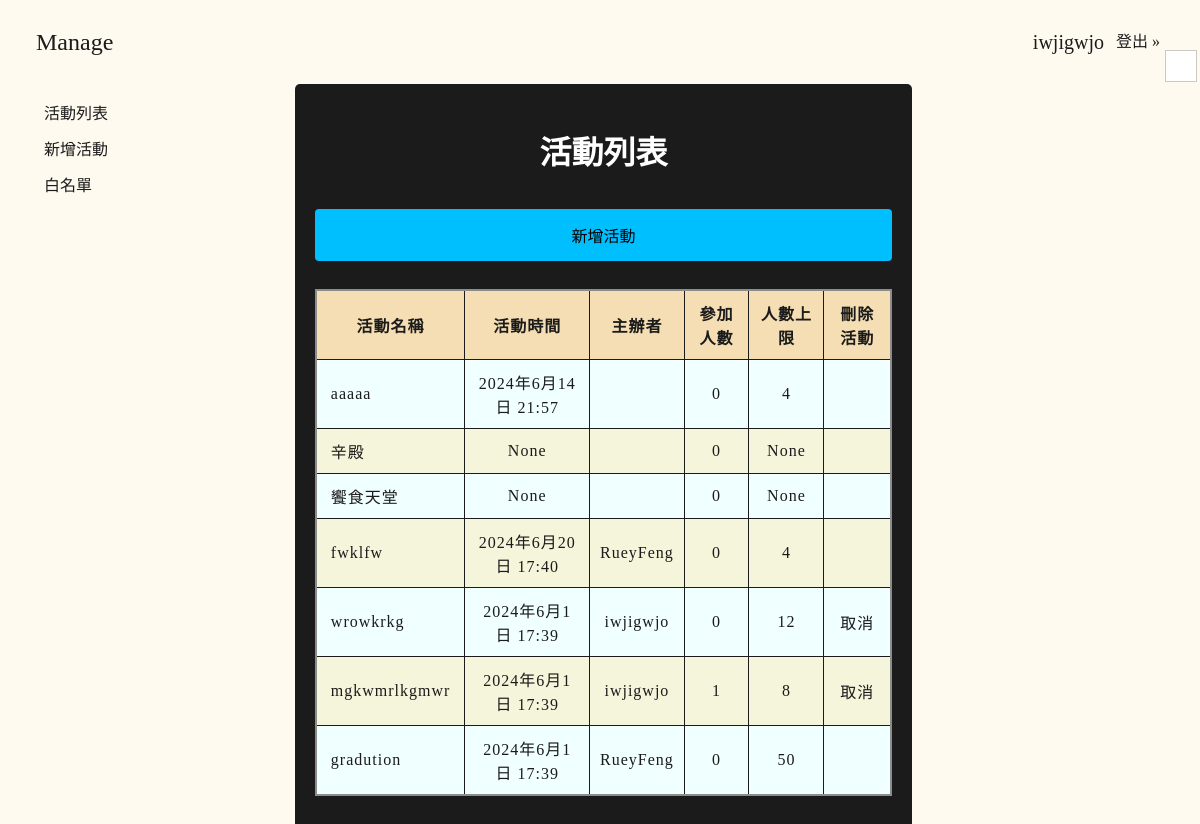
Page /eventPage (signed in) on the earlier database version.
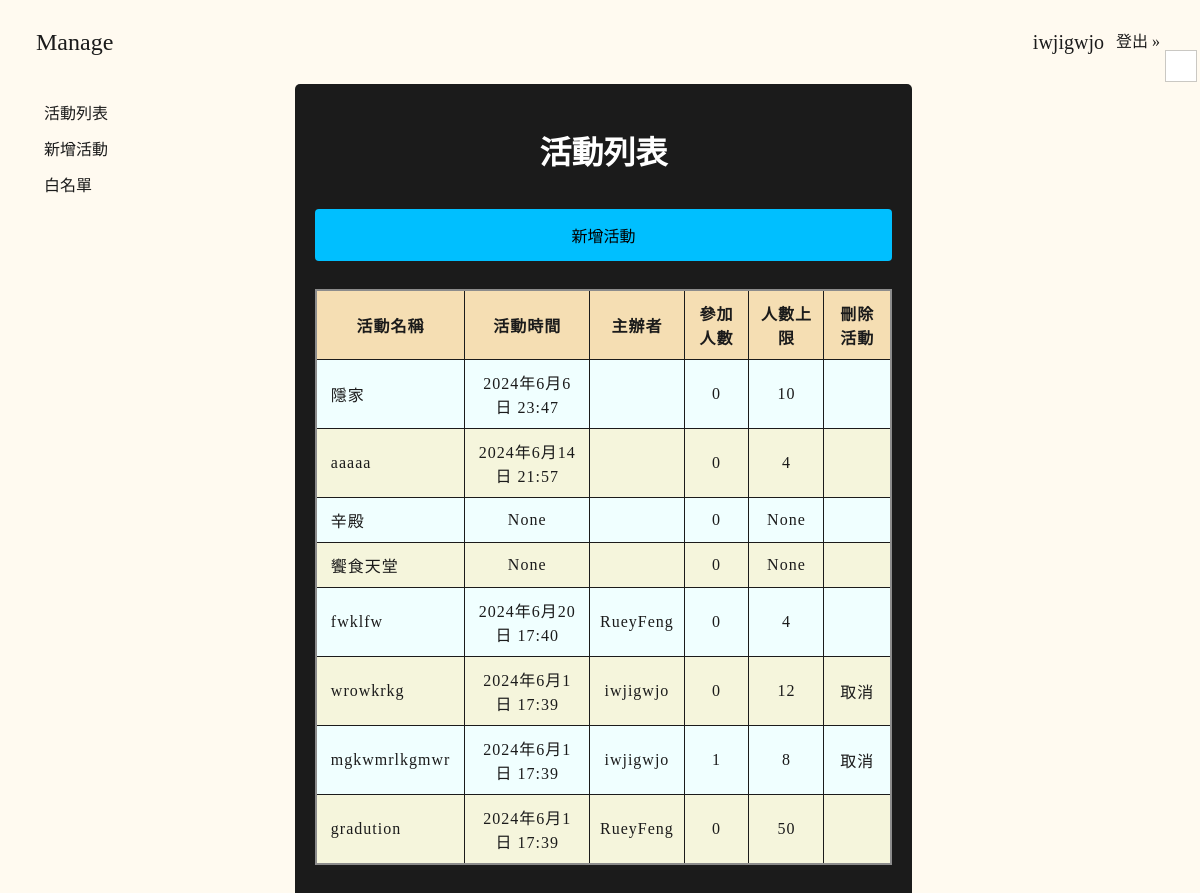
Same page on the later database version.
### manage_system/models.py (models this page shows, shortened)
class Event(models.Model):
    eventName = models.CharField(max_length=150)
    eventDateTime = models.DateTimeField(null=True)
    createUser = models.ForeignKey(User, null=True, blank=True, on_delete=models.SET_NULL, related_name = 'createdEvents')
    joinedUsers = models.ManyToManyField(User, related_name='joinedEvents', blank=True)
    max_limit = models.PositiveIntegerField(null=True)
    createDate = models.DateTimeField(auto_now_add=True)
    sheetId = models.CharField(max_length=150, null=True)
    draftId = models.CharField(max_length=150, null=True)
    class Meta:
        ordering=('-createDate',)

class User(AbstractBaseUser, PermissionsMixin):
    username = models.CharField(max_length=150, unique=True)
    email = models.EmailField(blank=True)
    is_active = models.BooleanField(default=True)
    is_staff = models.BooleanField(default=False)
    createDate = models.DateTimeField(auto_now_add=True)
    objects = UserManager()
    USERNAME_FIELD = 'username'
    REQUIRED_FIELDS = []

### manage_system/views.py (the view)
# urls.py: path("eventPage", eventPage),
@login_required(login_url='login/')
def eventPage(request):
    events = Event.objects.all()
    return render(request, 'eventPage.html', locals())

### templates/eventPage.html
{% extends "base.html" %}
{% load static %}
{% block extra-css %}
  <link rel="stylesheet" href="{% static "css/eventPage/light.css" %}"/>
  <link rel="stylesheet" href="{% static "css/eventPage/dark.css" %}" id="darkTheme" disabled/>
{% endblock %}
{% block main-wrapper %}
<div class="main-content">
  <header><h1>活動列表</h1></header>
  <section id="new-event">
      <form action="/createEvent">
        <input type="submit" value="新增活動" />
      </form>
  </section>
  <section id="events-list">
    <table>
      <thead>
        <tr>
          <th>活動名稱</th>
          <th>活動時間</th>
          <th>主辦者</th>
          <th>參加人數</th>
          <th>人數上限</th>
          <th>刪除活動</th>
        </tr>
      </thead>
      <tbody>
        {% for event in events %}
        <tr>
          <td id="event-name"><a href="/eventPage/{{event.eventName}}">{{ event.eventName }}</a></td>
          <td>{{ event.eventDateTime }}</td>
          <td>{{ event.createUser.username }}</td>
          <td>{{ event.joinedUsers.count }}</td>
          <td>{{ event.max_limit }}</td>
          <td>
            {% if user == event.createUser %}
              <a href="/deleteEvent/{{ event.id }}">取消</a>
            {% endif %}
          </td>
        </tr>
        {% endfor %}
      </tbody>
    </table>
  </section>
</div>
{% endblock %}

Differences in the rows shown:
added Event: eventName "隱家", eventDateTime "2024年6月6日 23:47", joinedUsers.count "0", max_limit "10"
